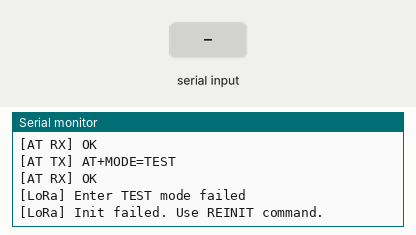
Recording of a sketch running on a simulated ESP32. Shown: the last lines printed to the serial monitor. Inputs (shaded band) come from the test bench. The modem accepts every AT command (registered, SIM ready, sends succeed) and sends nothing else.

Above: at 7.8 s.
7.9 s: "START\n" received over Serial
At 9.1 s:
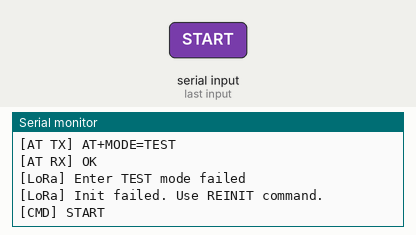
9.4 s: "STOP\n" received over Serial
At 9.9 s:
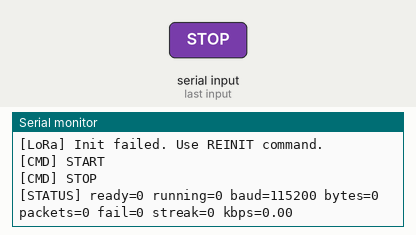
10.9 s: "REINIT\n" received over Serial
At 11.7 s:
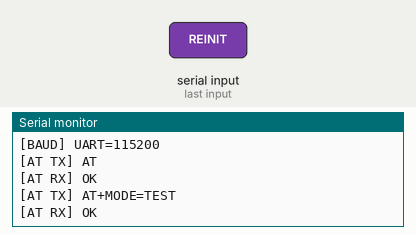
12.4 s: "ERROR\n" received over the second serial link
At 13.3 s:
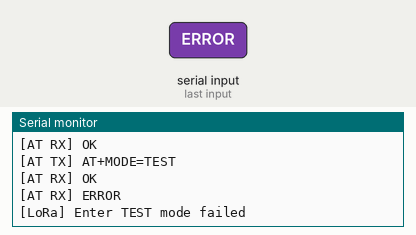

Measured:
- after the input at 7.9 s, the serial monitor: prints a new line at once (image 1)
- after the input at 9.4 s, the serial monitor: prints a new line at once (image 2)
- after the input at 10.9 s, the serial monitor: prints a new line at once (image 3)
- after the input at 12.4 s, the serial monitor: prints a new line at once (image 4)

The sketch:

lora_p2p_bandwidth_node.ino
```cpp
/*
 * DA2 LoRa P2P Bandwidth Node (TX only, MAX throughput)
 *
 * Optimization strategy:
 *   1. Auto-upgrade UART from 9600 → 115200 baud (key bottleneck)
 *   2. Max payload 222 bytes per packet (safe Wio-E5 P2P limit)
 *   3. Flood: next TX starts immediately after TX DONE
 *   4. Live throughput log every 2s in kbps
 *
 * Serial commands:
 *   START   - resume flood
 *   STOP    - pause flood
 *   STATUS  - print counters + kbps
 *   REINIT  - re-init (baud upgrade + TEST mode + RFCFG)
 */

#include <Arduino.h>
#include <HardwareSerial.h>

#define LORA_UART_TX_PIN   22
#define LORA_UART_RX_PIN   23
#define LORA_BAUD_DEFAULT  115200
#define LORA_BAUD_FALLBACK 9600

#define RF_CFG_STR         "868,SF7,125,12,12,14,ON,OFF,OFF"
/* 222 bytes = 444 hex chars — safe max for Wio-E5 P2P TEST mode */
#define PAYLOAD_SIZE       222
#define TX_GAP_MS          0UL

#define AT_INIT_MS         3000UL
#define AT_MODE_MS         5000UL
#define AT_RFCFG_MS        7000UL
#define AT_TX_MS           6000UL   /* 222-byte airtime ~290ms + margin */

#define REINIT_FAIL_STREAK 6

HardwareSerial LoRaSerial(1);

static bool     g_ready    = false;
static bool     g_running  = true;
static uint32_t g_loraBaud = LORA_BAUD_DEFAULT;
static uint32_t g_packetsTx = 0;
static uint32_t g_bytesTx   = 0;
static uint32_t g_failTx    = 0;
static uint32_t g_failStreak = 0;
static String   g_lineBuf;
/* throughput window */
static uint32_t g_windowBytes  = 0;
static uint32_t g_windowStartMs = 0;

static bool waitForResponseAny(const char *expectA, const char *expectB, uint32_t timeoutMs) {
  uint32_t start = millis();
  String line;

  while (millis() - start < timeoutMs) {
    while (LoRaSerial.available()) {
      char c = (char)LoRaSerial.read();
      if (c == '\n') {
        line.trim();
        if (line.length()) {
          Serial.println("[AT RX] " + line);
          if ((expectA && line.indexOf(expectA) >= 0) ||
              (expectB && line.indexOf(expectB) >= 0)) {
            return true;
          }
          if (line.indexOf("ERROR") >= 0) {
            return false;
          }
        }
        line = "";
      } else if (c != '\r') {
        line += c;
      }
    }
    yield();
  }
  return false;
}

static bool sendATAny(const String &cmd, const char *expectA, const char *expectB, uint32_t timeoutMs) {
  Serial.println("[AT TX] " + cmd);
  while (LoRaSerial.available()) LoRaSerial.read();
  LoRaSerial.println(cmd);
  LoRaSerial.flush();
  return waitForResponseAny(expectA, expectB, timeoutMs);
}

static void setLoraBaud(uint32_t baud) {
  LoRaSerial.end();
  delay(80);
  LoRaSerial.begin(baud, SERIAL_8N1, LORA_UART_RX_PIN, LORA_UART_TX_PIN);
  delay(120);
  g_loraBaud = baud;
  Serial.printf("[BAUD] UART=%lu\n", (unsigned long)g_loraBaud);
}

static bool pingAT(uint32_t timeoutMs) {
  return sendATAny("AT\r\n", "+AT: OK", "OK", timeoutMs);
}

/*
 * Keep default at 115200, but recover automatically if module is still at 9600.
 * This avoids init fail and still pushes baud back to 115200 for max throughput.
 */
static bool ensureBaudAndAT(void) {
  setLoraBaud(LORA_BAUD_DEFAULT);
  if (pingAT(1200)) return true;

  Serial.println("[BAUD] No AT at 115200, trying 9600...");
  setLoraBaud(LORA_BAUD_FALLBACK);
  if (!pingAT(1200)) {
    Serial.println("[BAUD] No AT at 9600 either");
    return false;
  }

  Serial.println("[BAUD] Module alive at 9600, switching to 115200...");
  if (!sendATAny("AT+UART=BR,115200", "+UART", "OK", 1500)) {
    Serial.println("[BAUD] AT+UART failed, stay at 9600 (throughput limited)");
    return true;
  }

  delay(250);
  setLoraBaud(LORA_BAUD_DEFAULT);
  if (!pingAT(1500)) {
    Serial.println("[BAUD] Switch verify failed, fallback to 9600");
    setLoraBaud(LORA_BAUD_FALLBACK);
    if (!pingAT(1200)) return false;
  }
  return true;
}

static bool loraInitTestMode(void) {
  if (!ensureBaudAndAT()) {
    Serial.println("[LoRa] AT ping failed on both baud rates");
    return false;
  }
  if (!sendATAny("AT+MODE=TEST", "+MODE: TEST", "TEST", AT_MODE_MS)) {
    Serial.println("[LoRa] Enter TEST mode failed");
    return false;
  }
  if (!sendATAny(String("AT+TEST=RFCFG,") + RF_CFG_STR, "+TEST: RFCFG", "RFCFG", AT_RFCFG_MS)) {
    Serial.println("[LoRa] RFCFG failed");
    return false;
  }
  return true;
}

static String buildPayload(void) {
  String hex;
  hex.reserve(PAYLOAD_SIZE * 2);
  for (uint16_t i = 0; i < PAYLOAD_SIZE; i++) {
    uint8_t value = (uint8_t)((g_packetsTx + i) & 0xFF);
    if (value < 0x10) hex += '0';
    hex += String(value, HEX);
  }
  hex.toUpperCase();
  return hex;
}

static bool txOnePacket(void) {
  String payload = buildPayload();
  String cmd = "AT+TEST=TXLRPKT,\"" + payload + "\"";
  if (!sendATAny(cmd, "TX DONE", "+TEST: TX DONE", AT_TX_MS)) {
    g_failTx++;
    g_failStreak++;
    Serial.println("[LoRa] TX timeout / fail");
    return false;
  }

  g_packetsTx++;
  g_bytesTx    += PAYLOAD_SIZE;
  g_windowBytes += PAYLOAD_SIZE;
  g_failStreak = 0;
  return true;
}

static void printStatus(void) {
  uint32_t elapsedMs = millis() - g_windowStartMs;
  float kbps = (elapsedMs > 0) ? ((float)g_windowBytes * 8.0f / elapsedMs) : 0.0f;
  Serial.printf("[STATUS] ready=%d running=%d baud=%lu bytes=%lu packets=%lu fail=%lu streak=%lu kbps=%.2f\n",
                g_ready ? 1 : 0,
                g_running ? 1 : 0,
                (unsigned long)g_loraBaud,
                (unsigned long)g_bytesTx,
                (unsigned long)g_packetsTx,
                (unsigned long)g_failTx,
                (unsigned long)g_failStreak,
                kbps);
}

static void handleSerial(void) {
  while (Serial.available()) {
    char c = (char)Serial.read();
    if (c == '\n' || c == '\r') {
      g_lineBuf.trim();
      if (g_lineBuf.equalsIgnoreCase("START")) {
        g_running = true;
        g_windowBytes = 0;
        g_windowStartMs = millis();
        Serial.println("[CMD] START");
      } else if (g_lineBuf.equalsIgnoreCase("STOP")) {
        g_running = false;
        Serial.println("[CMD] STOP");
        printStatus();
      } else if (g_lineBuf.equalsIgnoreCase("STATUS")) {
        printStatus();
      } else if (g_lineBuf.equalsIgnoreCase("REINIT")) {
        Serial.println("[CMD] REINIT");
        g_ready = loraInitTestMode();
        g_windowBytes = 0;
        g_windowStartMs = millis();
      }
      g_lineBuf = "";
    } else {
      g_lineBuf += c;
    }
  }
}

void setup() {
  Serial.begin(115200);
  delay(1200);

  setLoraBaud(LORA_BAUD_DEFAULT);

  Serial.println("DA2 LoRa P2P Bandwidth Node (MAX TX)");
  Serial.printf("RF=%s payload=%uB\n", RF_CFG_STR, (unsigned)PAYLOAD_SIZE);

  g_ready = loraInitTestMode();
  g_windowStartMs = millis();
  if (g_ready) Serial.println("[LoRa] Ready. Auto flood ON.");
  else         Serial.println("[LoRa] Init failed. Use REINIT command.");
}

void loop() {
  handleSerial();

  if (!g_ready || !g_running) {
    delay(20);
    return;
  }

  txOnePacket();

  if (g_failStreak >= REINIT_FAIL_STREAK) {
    Serial.println("[LoRa] Too many TX fails, reinit...");
    g_ready = loraInitTestMode();
    g_failStreak = 0;
    g_windowBytes = 0;
    g_windowStartMs = millis();
  }

  /* Print live kbps every 2 seconds */
  static uint32_t lastLogMs = 0;
  uint32_t now = millis();
  if (now - lastLogMs >= 2000) {
    lastLogMs = now;
    uint32_t elapsedMs = now - g_windowStartMs;
    float kbps = (elapsedMs > 0) ? ((float)g_windowBytes * 8.0f / elapsedMs) : 0.0f;
    Serial.printf("[LoRa] pkts=%lu bytes=%lu fail=%lu kbps=%.2f\n",
                  (unsigned long)g_packetsTx,
                  (unsigned long)g_bytesTx,
                  (unsigned long)g_failTx,
                  kbps);
  }

  delay(1);
}
```
